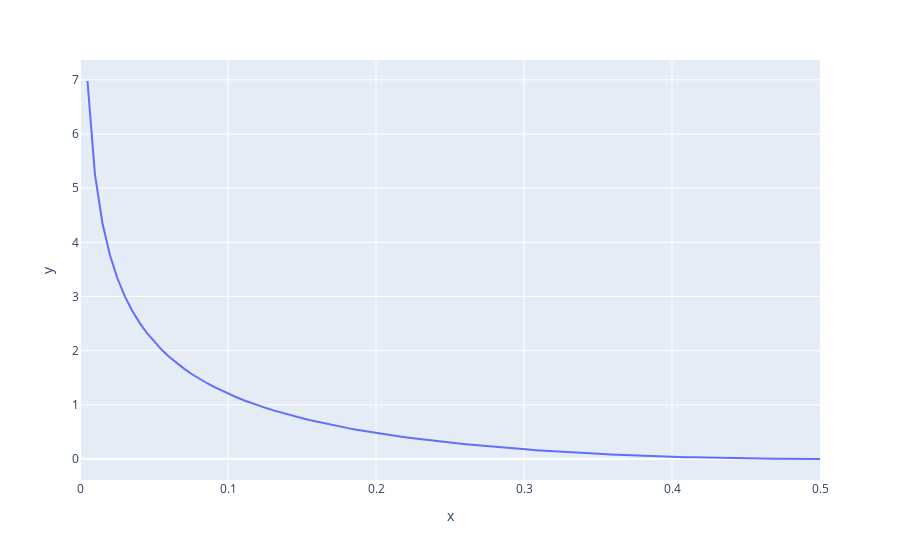

Notebook cell for this chart:
### Code cell
# plotly
import plotly.express as px
fig = px.line(x=x, y=[cbs(i) for i in x])
fig.show()
with open('plotly_graph.html', 'w') as f:
    f.write(fig.to_html(include_plotlyjs='cdn'))
